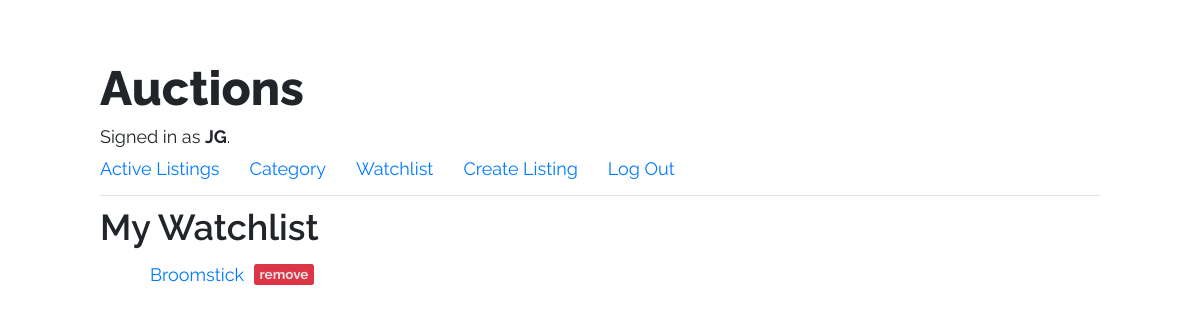
Before: /watchlist (signed in) with the older database file.
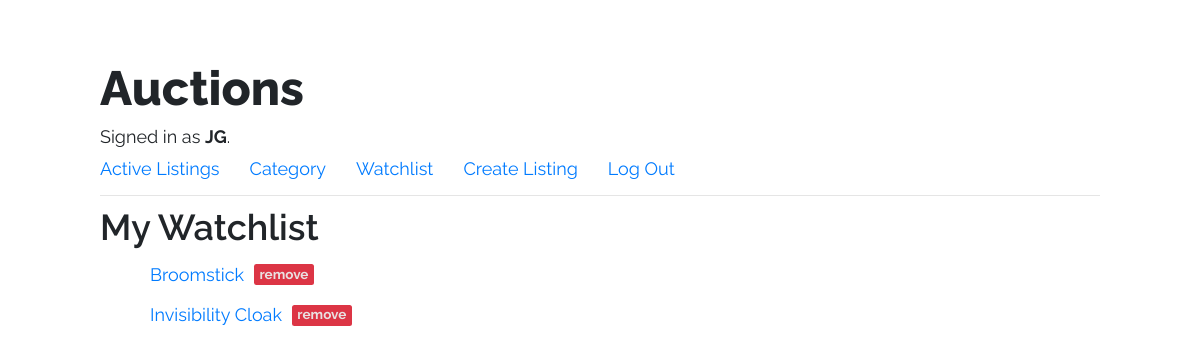
After: the same page with the newer database file.
### auctions/models.py (models this page shows)
class User(AbstractUser):
    pass

class WatchList(models.Model):
    user = models.ForeignKey(
        settings.AUTH_USER_MODEL,
        on_delete=models.CASCADE,
    )  # ForeigKey to User
    item = models.ForeignKey(
        ListingItem,
        on_delete=models.CASCADE,
    )  # ForeigKey to ListingItem
    class Meta:
        unique_together = ('user', 'item')
    def __str__(self):
        return f"{self.item}"

class ListingItem(models.Model):
    title = models.CharField(max_length=50)
    description = models.CharField(max_length=250)
    starting_bid = models.FloatField()
    img_url = models.URLField(blank=True)  # models.ImageField()
    category = models.CharField(max_length=50, choices=category_choices)
    starting_date = models.DateTimeField(auto_now=True)
    author = models.ForeignKey(
        settings.AUTH_USER_MODEL,
        on_delete=models.CASCADE,
    )  # ForeigKey to User.
    is_active = models.BooleanField(default=True)
    highest_bid = models.FloatField()
    def __str__(self):
        return f"{self.title}"

### auctions/views.py (the view)
# urls.py: path("watchlist", views.watchlist, name="watchlist"),
def watchlist(request):
    user = User.objects.get(pk=request.user.id)
    watchlist = WatchList.objects.filter(user=user)
    return render(request, "auctions/watchlist.html", {
        "watchlist": watchlist
    })

### auctions/templates/auctions/watchlist.html (shortened to what this page needs)
{% extends 'auctions/layout.html' %}
{% block body %}
{% if user.is_authenticated %}
    <h2>My Watchlist</h2>
    <ul class="watchlist-list">
        {% for element in watchlist %}
        <li>
            <a class="watchlist-item" href="{% url 'item' element.item.id %}">
                {{ element }}
            </a>
            <a class="remove-badge-wrap" href="{% url 'remove' element.item.id %}">
                <span class="remove-badge badge bg-danger"> remove</span>
            </a>
        </li>
        {% empty %}
            <li><span>There are no items in watchlist.</span></li>
        {% endfor %}
    </ul>
{% endif %}
{% endblock %}

### auctions/templates/auctions/layout.html (shortened to what this page needs)
{% load static %}
<!DOCTYPE html>
<html lang="en">
    <head>
        <link rel="stylesheet" href="https://stackpath.bootstrapcdn.com/bootstrap/4.4.1/css/bootstrap.min.css">
        <link href="{% static 'auctions/style.css' %}" rel="stylesheet">
    </head>
    <body>
        <h1>Auctions</h1>
        <div>
            {% if user.is_authenticated %}
                Signed in as <strong>{{ user.username }}</strong>.
            {% else %}
                Not signed in.
            {% endif %}
        </div>
        <ul class="nav">
            <li class="nav-item">
                <a class="nav-link" href="{% url 'index' %}">Active Listings</a>
            </li>
            <li class="nav-item">
                <a class="nav-link" href="#">Category</a>
            </li>
            {% if user.is_authenticated %}
                <li class="nav-item">
                    <a class="nav-link" href="{% url 'watchlist' %}">Watchlist</a>
                </li>
                <li class="nav-item">
                    <a class="nav-link" href="{% url 'create' %}">Create Listing</a>
                </li>
                <li class="nav-item">
                    <a class="nav-link" href="{% url 'logout' %}">Log Out</a>
                </li>
            {% endif %}
        </ul>
        <hr>
        {% block body %}
        {% endblock %}
    </body>
</html>

### auctions/static/auctions/style.css (style rules this page uses)
* { box-sizing: border-box; margin: 0; padding: 0; }
html { font-size: 62.5%; }
body { font-size: 1.8rem; font-family: 'Raleway', 'Trebuchet MS', 'Lucida Sans Unicode', 'Lucida Grande', 'Lucida Sans', Arial, sans-serif; padding: 6rem 10rem; }
h1 { font-size: 4.8rem; font-weight: 800; }
h2 { font-size: 3.6rem; font-weight: 600; }
.nav-link { padding: 0.5rem 3rem 0.3rem 0; }
.watchlist-list li { display: flex; flex-direction: row; align-items: center; margin: 1rem 0 0 4rem; }
.watchlist-item { margin: 0 1rem; }
.remove-badge-wrap { color: rgb(233, 225, 225); margin: ; text-decoration: none; }
.remove-badge { height: 2.1rem; margin-bottom: 0.4rem; }

Changed rows visible on the page:
added WatchList: item.title "Invisibility Cloak"
